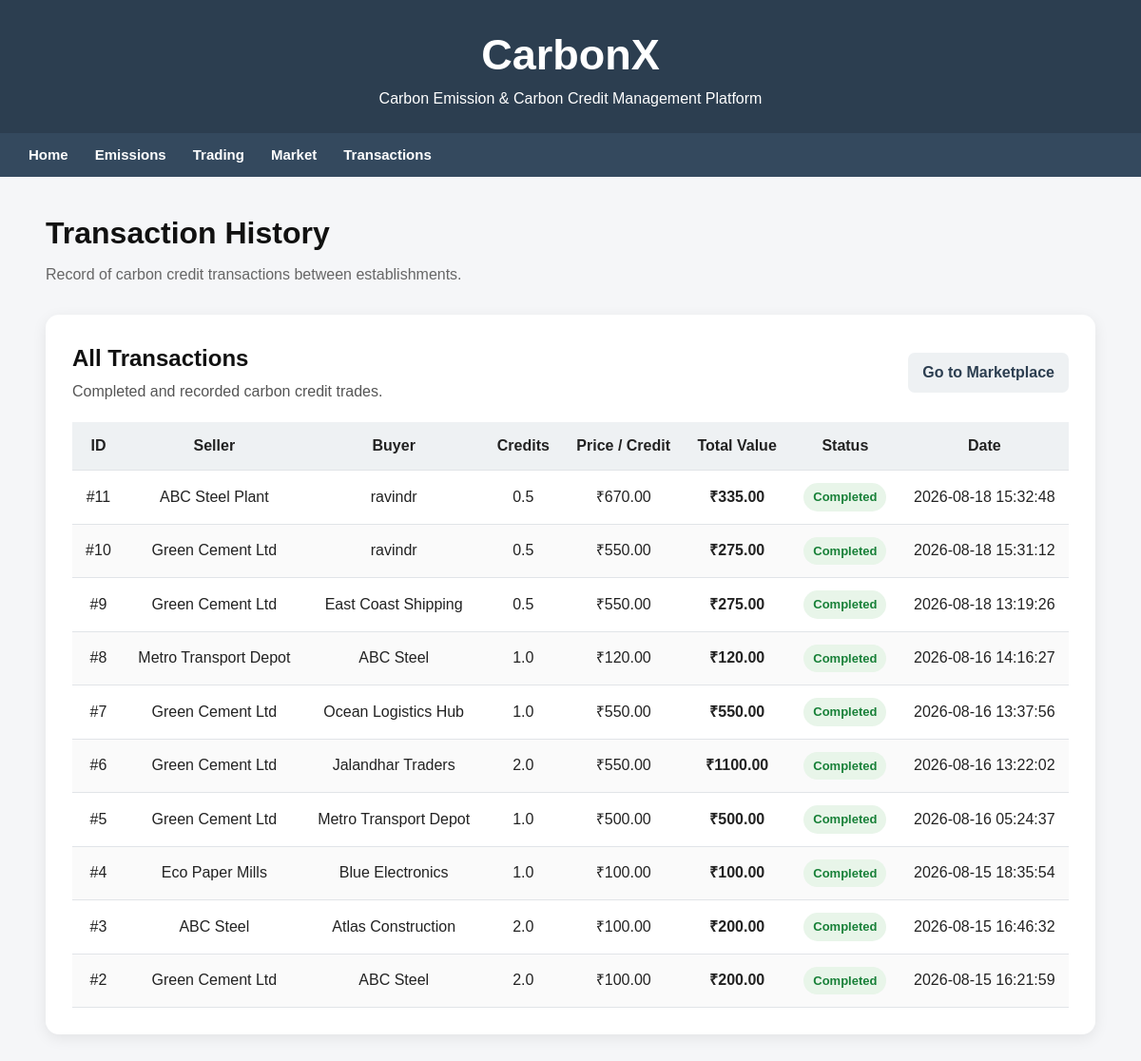
The app's page /transactions, older data.
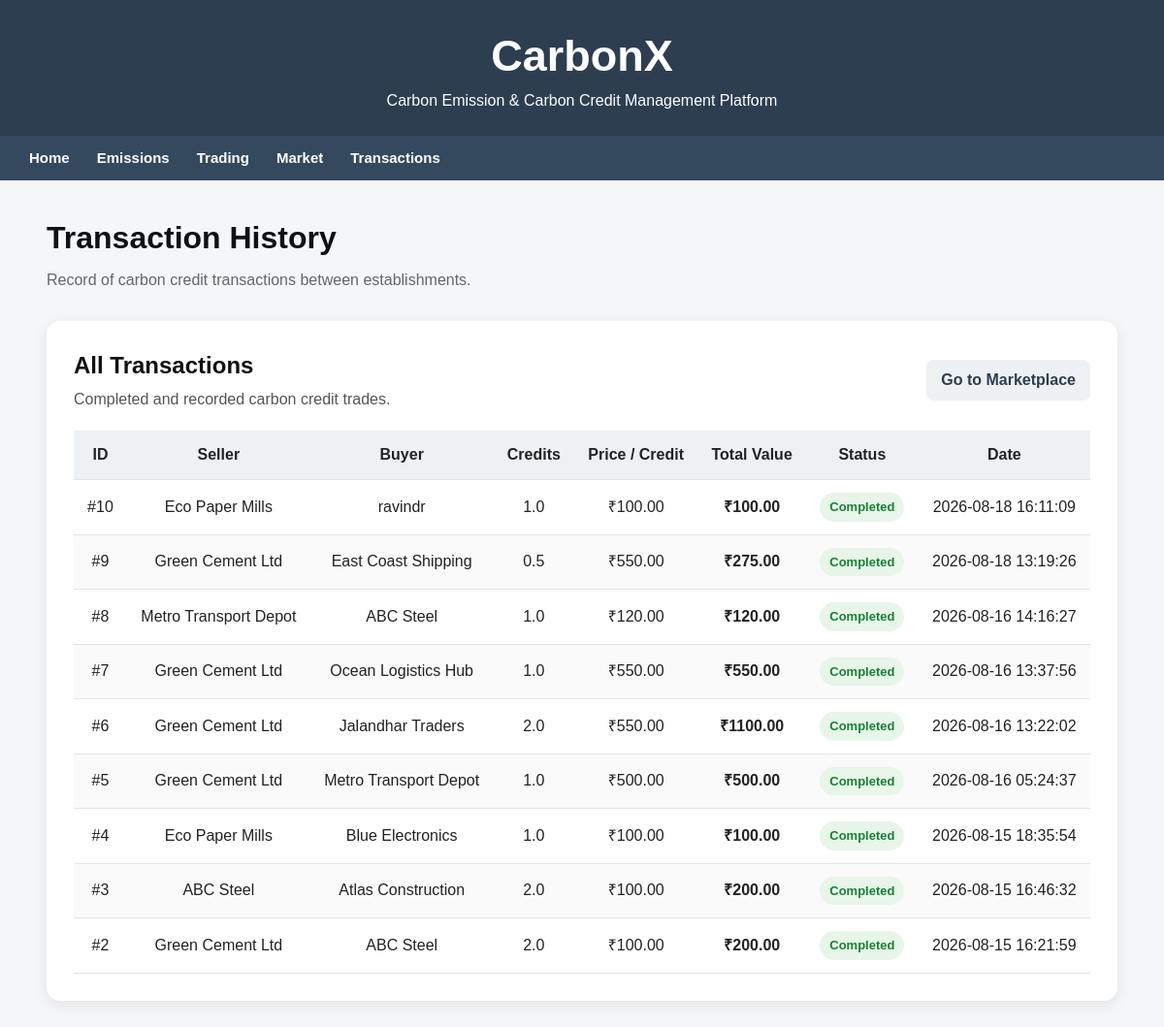
The same page, newer data.
### tables this page shows
CREATE TABLE Credit_Transaction (transaction_id INTEGER PRIMARY KEY AUTOINCREMENT, seller_est_id INTEGER NOT NULL, buyer_est_id INTEGER NOT NULL, credit_amount REAL NOT NULL CHECK(credit_amount > 0), price_per_credit REAL NOT NULL CHECK(price_per_credit >= 0), total_amount REAL NOT NULL CHECK(total_amount >= 0), status TEXT NOT NULL DEFAULT 'Completed', created_at TEXT DEFAULT CURRENT_TIMESTAMP, FOREIGN KEY(seller_est_id) REFERENCES Establishment(est_id), FOREIGN KEY(buyer_est_id) REFERENCES Establishment(est_id), CHECK(seller_est_id <> buyer_est_id));

CREATE TABLE Establishment (    est_id INTEGER PRIMARY KEY AUTOINCREMENT,    est_name TEXT NOT NULL,    est_type TEXT,    location TEXT);

### app.py (the view)
@app.route("/transactions")
def transactions():
    conn = get_db()
    transactions = conn.execute("""
        SELECT ct.transaction_id,
               s.est_name AS seller,
               b.est_name AS buyer,
               ct.credit_amount,
               ct.price_per_credit,
               ct.total_amount,
               ct.status,
               ct.created_at
        FROM Credit_Transaction ct
        JOIN Establishment s ON ct.seller_est_id = s.est_id
        JOIN Establishment b ON ct.buyer_est_id = b.est_id
        ORDER BY ct.created_at DESC
    """).fetchall()
    conn.close()
    return render_template("transactions.html", transactions=transactions)

### app.py (called while the page is built)
def get_db():
    conn = sqlite3.connect("cc.db")
    conn.row_factory = sqlite3.Row
    return conn

### templates/transactions.html (shortened to what this page needs)
{% extends "base.html" %}
{% block content %}
<div class="page-header">
    <h1>Transaction History</h1>
    <p>Record of carbon credit transactions between establishments.</p>
</div>
<div class="data-card">
    <div class="card-header">
        <div>
            <h2>All Transactions</h2>
            <p>Completed and recorded carbon credit trades.</p>
        </div>
        <a href="/trade" class="secondary-button">
            Go to Marketplace
        </a>
    </div>
    {% if transactions %}
    <div class="table-container">
        <table>
            <thead>
                <tr>
                    <th>ID</th>
                    <th>Seller</th>
                    <th>Buyer</th>
                    <th>Credits</th>
                    <th>Price / Credit</th>
                    <th>Total Value</th>
                    <th>Status</th>
                    <th>Date</th>
                </tr>
            </thead>
            <tbody>
                {% for transaction in transactions %}
                <tr>
                    <td>
                        #{{ transaction.transaction_id }}
                    </td>
                    <td>
                        {{ transaction.seller }}
                    </td>
                    <td>
                        {{ transaction.buyer }}
                    </td>
                    <td>
                        {{ transaction.credit_amount }}
                    </td>
                    <td>
                        ₹{{ "%.2f"|format(transaction.price_per_credit) }}
                    </td>
                    <td>
                        <strong>
                            ₹{{ "%.2f"|format(transaction.total_amount) }}
                        </strong>
                    </td>
                    <td>
                        <span class="status-badge">
                            {{ transaction.status }}
                        </span>
                    </td>
                    <td>
                        {{ transaction.created_at }}
                    </td>
                </tr>
                {% endfor %}
            </tbody>
        </table>
    </div>
    {% endif %}
</div>
{% endblock %}

### templates/base.html (shortened to what this page needs)
<!DOCTYPE html>
<html>
<head>
    <link rel="stylesheet" href="/static/style.css">
</head>
<body>
<header>
    <h1>CarbonX</h1>
    <p1>Carbon Emission & Carbon Credit Management Platform</p1>
</header>
<nav>
    <a href="/">Home</a>
    <a href="/emissions">Emissions</a>
    <a href="/trade">Trading</a>
    <a href="/market">Market</a>
    <a href="/transactions">Transactions</a>
</nav>
<div class="container">
{% block content %}
{% endblock %}
</div>
</body>
</html>

### static/style.css (style rules this page uses)
* { box-sizing: border-box; }
body { margin: 0; font-family: Arial, sans-serif; background: #f5f6f8; color: #222; line-height: 1.5; }
header { background: #2c3e50; color: #fff; padding: 24px 30px; text-align: center; }
header h1 { margin: 0; font-size: 45px; color: #fff; }
header p1 { color: #fff; }
nav { background: #34495e; padding: 12px 30px; display: flex; gap: 28px; align-items: center; }
nav a { color: #fff; text-decoration: none; font-size: 15px; font-weight: 600; }
.container { width: min(1200px, 92%); margin: 35px auto; padding: 0; }
h1, h2, h3 { color: #111; }
h1, h2 { margin-top: 0; }
p { color: #555; }
table { width: 100%; border-collapse: collapse; background: #fff; }
table th, table td { border-bottom: 1px solid #e1e4e8; padding: 13px 14px; text-align: center; }
table th { background: #eef1f3; font-weight: 700; }
table tr:nth-child(even) { background: #fafafa; }
.table-container { width: 100%; overflow-x: auto; }
.page-header { margin-bottom: 30px; }
.page-header h1 { margin-bottom: 8px; }
.page-header p, .section-subtitle { color: #666; margin-top: 0; }
.trade-card, .data-card { background: #fff; padding: 28px; border-radius: 14px; box-shadow: 0 4px 15px rgba(0, 0, 0, 0.08); }
.trade-card h2, .data-card h2 { margin-top: 0; }
.secondary-button { display: inline-block; text-decoration: none; background: #eef1f3; color: #2c3e50; padding: 9px 15px; border-radius: 7px; font-weight: 600; }
.data-card { margin-bottom: 30px; }
.card-header { display: flex; justify-content: space-between; align-items: center; gap: 20px; margin-bottom: 20px; }
.card-header h2 { margin-bottom: 5px; }
.card-header p { margin: 0; }
.status-badge { display: inline-block; padding: 5px 10px; border-radius: 20px; background: #e8f5e9; color: #188038; font-weight: 700; font-size: 13px; }

Row changes from the older to the newer data that the page shows:
removed Credit_Transaction: price_per_credit "670.00", total_amount "335.00"
changed Credit_Transaction "ravindr": seller "Green Cement Ltd" → "Eco Paper Mills"; credit_amount "0.5" → "1.0"; price_per_credit "550.00" → "100.00"; total_amount "275.00" → "100.00"; created_at "2026-08-18 15:31:12" → "2026-08-18 16:11:09"
